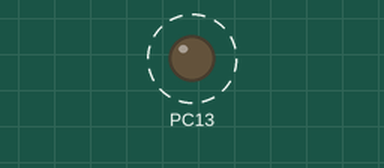
Bench run of a sketch on a simulated STM32 Blue Pill. Parts: output pins drawn as LEDs (lit = HIGH). Dashed ring = blinking.

Above: at 0.6 s.
Timing chart, 0 to 5.9 s (numbered marks = the images above):
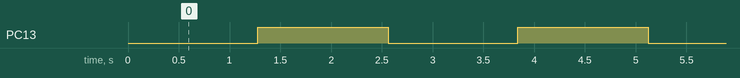

The sketch:

STM32Test.ino
```cpp
void setup() {
  Serial.begin(9600);
}

void loop() {
  // put your main code here, to run repeatedly:
  for (int i = 0; i <= 255; i++) {
    analogWrite(PC13, i);
    delay(10);
  }
  for (int i = 255; i <= 0; i++) {
    analogWrite(PC13, i);
    delay(10);
  }
}
```

Measured:
- by itself, PC13: alternates HIGH for 1.3 s and LOW for 1.3 s
